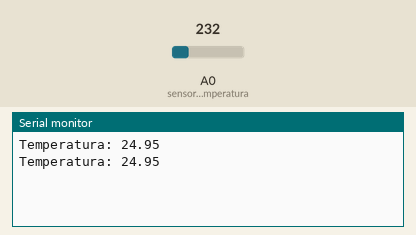
Recording of a sketch running on a simulated Arduino Uno, built with avr-gcc and run on an emulated ATmega328P. On the bench: the last lines printed to the serial monitor. The test bench sets the inputs (shaded band); at power-on: A0 (sensor_temperatura) = 232.

Above: at 1.8 s.
1.9 s: A0 (sensor_temperatura) set to 250
At 2.5 s:
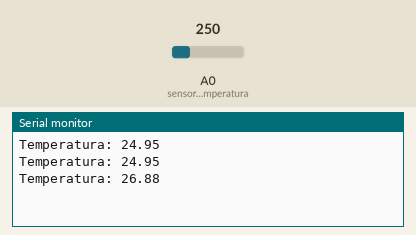
3.4 s: A0 (sensor_temperatura) set to 266
At 4.8 s:
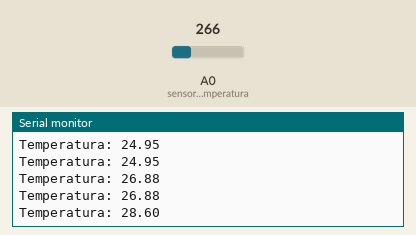
Timing chart, 0 to 6.4 s (numbered marks = the images above; inputs shaded):
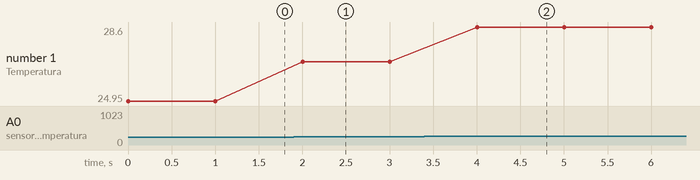

Measured:
- after the input at 1.9 s, the serial monitor: prints a new line after 0.10 s (image 1)
- after the input at 3.4 s, the serial monitor: prints a new line after 0.60 s (image 2)
- plotted number 1: 24.95 → 26.88 after the input at 1.9 s, 26.88 → 28.6 after the input at 3.4 s

The sketch:

aula10_281217_TEMPERATURA.ino
```cpp
const int sensor_temperatura = A0;
int leitura_sensor;
float temperatura;

int estdes = LOW;

void setup() {
  // put your setup code here, to run once:
analogReference(INTERNAL);  //como capitar a referencia da porta analógica
Serial.begin(9600);
}

void loop() {
  // put your main code here, to run repeatedly:

leitura_sensor = analogRead(sensor_temperatura);
temperatura = leitura_sensor * 0.1075268817204301;
Serial.print("Temperatura: ");
Serial.println(temperatura);
delay(1000);

}
```
